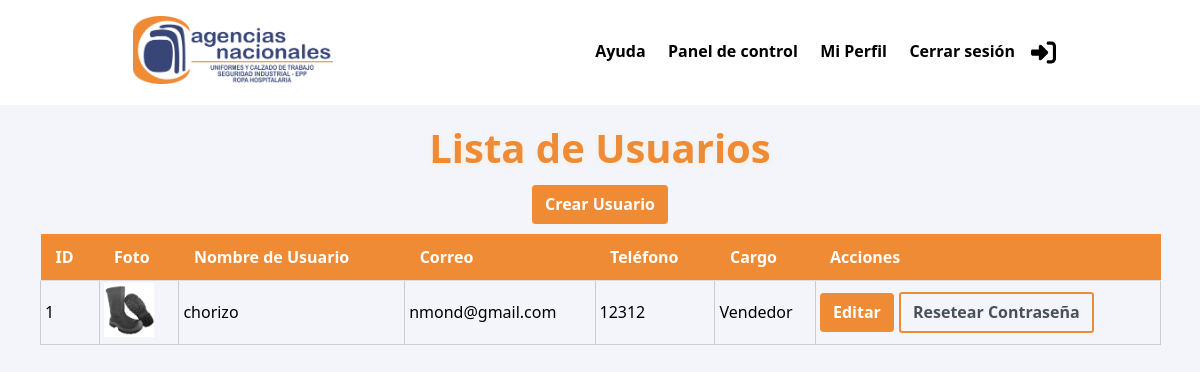
The app's page /usuarios/ (signed in) with its own data.
### apps/usuarios/models.py (models this page shows, shortened)
class Usuario(models.Model):
    user = models.OneToOneField(User, on_delete=models.CASCADE)
    telefono = models.CharField(max_length=20, blank=True, null=True)
    cargo = models.CharField(max_length=20, choices=CARGO_CHOICES, default='vendedor')
    foto = models.ImageField(upload_to='fotos_usuarios/')

### apps/usuarios/views.py (the view)
# urls.py: path('usuarios/', lista_usuarios, name='lista_usuarios'),
def lista_usuarios(request):
    usuarios = Usuario.objects.all()
    return render(request, 'usuarios/lista_usuarios.html', {'usuarios': usuarios})

### templates/usuarios/lista_usuarios.html (shortened to what this page needs)
{% extends 'main/index.html' %}
{% block styles %}
{{ block.super }}
{% endblock %}
{% block navbar %}
{{ block.super }}
{% endblock %}
{% block content %}
<section class="space">
    <div class="center">
        <h2>Lista de Usuarios</h2>
        <a href="{% url 'crear_usuario' %}">
            <button class="btn btn-primary">Crear Usuario</button>
        </a>
        <table class="table ">
            <thead>
                <tr>
                    <th>ID</th>
                    <th>Foto</th>
                    <th>Nombre de Usuario</th>
                    <th>Correo</th>
                    <th>Teléfono</th>
                    <th>Cargo</th>
                    <th>Acciones</th>
                </tr>
            </thead>
            <tbody>
                {% for usuario in usuarios %}
                <tr>
                    <td>{{ usuario.id }}</td>
                    <td>
                        {% if usuario.foto %}
                            <img src="{{ usuario.foto.url }}" alt="Foto de {{ usuario.user.username }}" width="50">
                        {% endif %}
                    </td>
                    <td>{{ usuario.user.username }}</td>
                    <td>{{ usuario.user.email }}</td>
                    <td>{{ usuario.telefono }}</td>
                    <td>{{ usuario.get_cargo_display }}</td>
                    <td>
                        <a href="{% url 'editar_usuario' usuario.id %}">
                            <button class="btn btn-primary">Editar</button>
                        </a>
                        <button class="btn btn-download" onclick="abrir_modal('{% url 'modal_reset_password' usuario.user.id %}')">
                            Resetear Contraseña
                        </button>
                    </td>
                </tr>
                {% empty %}
                <tr>
                    <td colspan="7" class="text-center">No hay usuarios registrados.</td>
                </tr>
                {% endfor %}
            </tbody>
        </table>
    </div>
</section>
{% endblock %}

### static/css/styles.css (style rules this page uses)
* { font-family: system-ui, -apple-system, BlinkMacSystemFont, 'Segoe UI', Roboto, Oxygen, Ubuntu, Cantarell, 'Open Sans', 'Helvetica Neue', sans-serif }
a { text-decoration: none; }
button { border-radius: 0; }
input, button, textarea { margin: 0; font-size: inherit; line-height: inherit; }
button, input { overflow: visible; }
button { text-transform: none; }
h2 { font-size: 2.5rem; color: #EF8A35; text-shadow: 0px 1px 5px rgba(247, 212, 88, 0.2); text-align: center; }
.btn { display: inline-block; font-weight: 400; color: #495057; text-align: center; vertical-align: middle; -webkit-user-select: none; -moz-user-select: none; -ms-user-select: none; user-select: none; background-color: transparent; border: 1px solid transparent; padding: 0.4rem 0.78rem; font-size: 1rem; line-height: 1.5; border-radius: 0.2rem; -webkit-transition: color 0.15s ease-in-out, background-color 0.15s ease-in-out, border-color 0.15s ease-in-out, box-shadow 0.15s ease-in-out; transition: color 0.15s ease-in-out, background-color 0.15s ease-in-out, border-color 0.15s ease-in-out, box-shadow 0.15s ease-in-out; font-weight: 600; transition: 0.5s ease; }
.btn-download { border: 2px solid #EF8A35; font-weight: 600; transition: 0.3s ease; }
.btn-primary { color: #fff; background-color: #EF8A35; border-color: #EF8A35; font-weight: 700; transition: 0.3s ease; margin: 10px 0px; }
*, *::after, *::before { margin: 0px; padding: 0px; box-sizing: inherit; }
body, html { background-color: #F4F5FA; }
.space { margin: 100px 20px 40px 20px; padding: 20px; text-align: center; }
.table { width: 100%; border-collapse: collapse; color: #000; text-align: left; }
.table td { padding: 2px 4px; border: 1px solid #ccc; }
table { width: 100%; border-collapse: collapse; min-width: 0; }
thead { background-color: #EF8A35; color: #fff; }
th { padding: 12px 15px; text-align: left; font-weight: bold; position: sticky; background-color: #EF8A35; top: 0; border-bottom: 1px solid #ddd; }
td { padding: 10px 15px; border-bottom: 1px solid #eee; word-break: break-word; text-align: start; }

### records on screen
Usuario: id "1", foto (picture), user.username "chorizo", user.email "nmond@gmail.com", telefono "12312", cargo "Vendedor"
